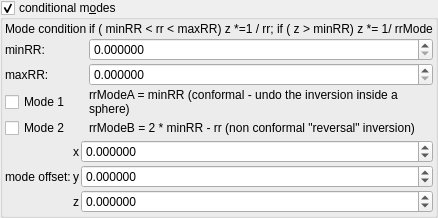
    <widget class="MyGroupBox" name="groupCheck_transf_function_enabledz_false">
     <property name="toolTip">
      <string>&lt;html&gt;&lt;head/&gt;&lt;body&gt;&lt;p&gt;Adjusts the DE every time this slot is iterated.&lt;/p&gt;&lt;p&gt;The aim is to keep these parameters as low as possible.&lt;/p&gt;&lt;p&gt;High values improve the DE, but detail is lost.&lt;/p&gt;&lt;p&gt;Occasionally a negative Offset value is used. &lt;/p&gt;&lt;/body&gt;&lt;/html&gt;</string>
     </property>
     <property name="title">
      <string>conditional m&amp;odes</string>
     </property>
     <property name="checkable">
      <bool>true</bool>
     </property>
     <layout class="QVBoxLayout" name="verticalLayout_14" stretch="0,0">
      <property name="spacing">
       <number>2</number>
      </property>
      <property name="leftMargin">
       <number>2</number>
      </property>
      <property name="topMargin">
       <number>2</number>
      </property>
      <property name="rightMargin">
       <number>2</number>
      </property>
      <property name="bottomMargin">
       <number>2</number>
      </property>
      <item>
       <layout class="QGridLayout" name="gridLayout_28" columnstretch="0,0,1">
        <property name="spacing">
         <number>2</number>
        </property>
        <item row="4" column="1">
         <widget class="MyCheckBox" name="checkBox_transf_function_enabledx_false">
          <property name="text">
           <string>Mode 2</string>
          </property>
         </widget>
        </item>
        <item row="0" column="2">
         <widget class="QLabel" name="label_22">
          <property name="text">
           <string>if (  minRR  &lt; rr &lt; maxRR)  z *=1 / rr;
if ( z &gt; minRR) z *= 1/  rrMode</string>
          </property>
         </widget>
        </item>
        <item row="1" column="2">
         <widget class="MyDoubleSpinBox" name="spinbox_transf_minimum_radius_0">
          <property name="sizePolicy">
           <sizepolicy hsizetype="Minimum" vsizetype="Maximum">
            <horstretch>0</horstretch>
            <verstretch>0</verstretch>
           </sizepolicy>
          </property>
          <property name="prefix">
           <string/>
          </property>
          <property name="suffix">
           <string/>
          </property>
          <property name="decimals">
           <number>6</number>
          </property>
          <property name="minimum">
           <double>0.000000000000000</double>
          </property>
          <property name="maximum">
           <double>999.999000000000024</double>
          </property>
          <property name="singleStep">
           <double>0.100000000000000</double>
          </property>
         </widget>
        </item>
        <item row="1" column="1">
         <widget class="QLabel" name="label_47">
          <property name="text">
           <string>minRR:</string>
          </property>
         </widget>
        </item>
        <item row="0" column="1">
         <widget class="QLabel" name="label_23">
          <property name="text">
           <string>Mode condition</string>
          </property>
         </widget>
        </item>
        <item row="2" column="2">
         <widget class="MyDoubleSpinBox" name="spinbox_mandelbox_folding_fixed_radius">
          <property name="sizePolicy">
           <sizepolicy hsizetype="Minimum" vsizetype="Maximum">
            <horstretch>0</horstretch>
            <verstretch>0</verstretch>
           </sizepolicy>
          </property>
          <property name="prefix">
           <string/>
          </property>
          <property name="suffix">
           <string/>
          </property>
          <property name="decimals">
           <number>6</number>
          </property>
          <property name="minimum">
           <double>0.000000000000000</double>
          </property>
          <property name="maximum">
           <double>999.999000000000024</double>
          </property>
          <property name="singleStep">
           <double>0.100000000000000</double>
          </property>
         </widget>
        </item>
        <item row="3" column="2">
         <widget class="QLabel" name="label_21">
          <property name="text">
           <string>rrModeA = minRR (conformal - undo the inversion inside a sphere)</string>
          </property>
          <property name="wordWrap">
           <bool>true</bool>
          </property>
         </widget>
        </item>
        <item row="2" column="1">
         <widget class="QLabel" name="label_16">
          <property name="text">
           <string>maxRR:</string>
          </property>
         </widget>
        </item>
        <item row="4" column="2">
         <widget class="QLabel" name="label_48">
          <property name="text">
           <string>rrModeB = 2 * minRR - rr (non conformal &quot;reversal&quot; inversion)</string>
          </property>
          <property name="wordWrap">
           <bool>true</bool>
          </property>
         </widget>
        </item>
        <item row="3" column="1">
         <widget class="MyCheckBox" name="checkBox_transf_function_enabled_false">
          <property name="text">
           <string>Mode 1</string>
          </property>
         </widget>
        </item>
       </layout>
      </item>
      <item>
       <layout class="QGridLayout" name="gridLayout_35" columnstretch="0,0,1">
        <property name="spacing">
         <number>2</number>
        </property>
        <item row="0" column="1">
         <widget class="QLabel" name="label_125">
          <property name="text">
           <string notr="true">x</string>
          </property>
         </widget>
        </item>
        <item row="0" column="2">
         <widget class="MyDoubleSpinBox" name="spinbox3_transf_offset_000_x">
          <property name="sizePolicy">
           <sizepolicy hsizetype="Minimum" vsizetype="Maximum">
            <horstretch>0</horstretch>
            <verstretch>0</verstretch>
           </sizepolicy>
          </property>
          <property name="prefix">
           <string/>
          </property>
          <property name="suffix">
           <string/>
          </property>
          <property name="decimals">
           <number>6</number>
          </property>
          <property name="minimum">
           <double>-99.989999999999995</double>
          </property>
          <property name="maximum">
           <double>99.989999999999995</double>
          </property>
          <property name="singleStep">
           <double>0.100000000000000</double>
          </property>
         </widget>
        </item>
        <item row="1" column="1">
         <widget class="QLabel" name="label_124">
          <property name="text">
           <string notr="true">y</string>
          </property>
         </widget>
        </item>
        <item row="2" column="2">
         <widget class="MyDoubleSpinBox" name="spinbox3_transf_offset_000_z">
          <property name="sizePolicy">
           <sizepolicy hsizetype="Minimum" vsizetype="Maximum">
            <horstretch>0</horstretch>
            <verstretch>0</verstretch>
           </sizepolicy>
          </property>
          <property name="prefix">
           <string/>
          </property>
          <property name="suffix">
           <string/>
          </property>
          <property name="decimals">
           <number>6</number>
          </property>
          <property name="minimum">
           <double>-99.989999999999995</double>
          </property>
          <property name="maximum">
           <double>99.989999999999995</double>
          </property>
          <property name="singleStep">
           <double>0.100000000000000</double>
          </property>
         </widget>
        </item>
        <item row="2" column="1">
         <widget class="QLabel" name="label_126">
          <property name="text">
           <string notr="true">z</string>
          </property>
         </widget>
        </item>
        <item row="1" column="2">
         <widget class="MyDoubleSpinBox" name="spinbox3_transf_offset_000_y">
          <property name="sizePolicy">
           <sizepolicy hsizetype="Minimum" vsizetype="Maximum">
            <horstretch>0</horstretch>
            <verstretch>0</verstretch>
           </sizepolicy>
          </property>
          <property name="prefix">
           <string/>
          </property>
          <property name="suffix">
           <string/>
          </property>
          <property name="decimals">
           <number>6</number>
          </property>
          <property name="minimum">
           <double>-99.989999999999995</double>
          </property>
          <property name="maximum">
           <double>99.989999999999995</double>
          </property>
          <property name="singleStep">
           <double>0.100000000000000</double>
          </property>
         </widget>
        </item>
        <item row="1" column="0">
         <widget class="QLabel" name="label_257">
          <property name="text">
           <string>mode offset:</string>
          </property>
         </widget>
        </item>
       </layout>
      </item>
     </layout>
    </widget>
